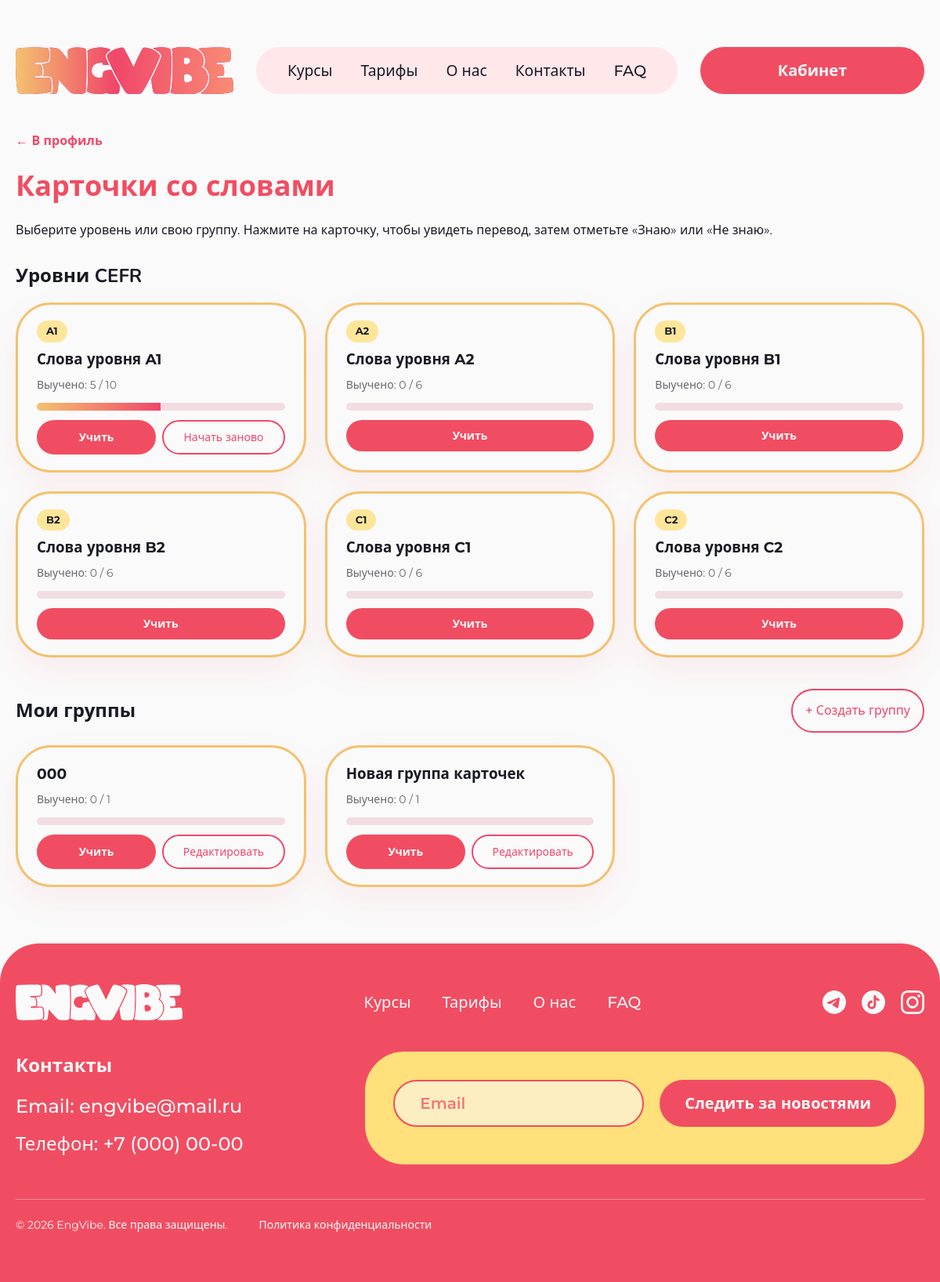
Page /games/flashcards/ (signed in) on the committed database.
### core/models.py (models this page shows, shortened)
class FlashcardGroup(models.Model):
    class Meta:
        verbose_name = 'Группа карточек'
        verbose_name_plural = 'Группы карточек'
        ordering = ['order', 'name']
        constraints = [
            models.UniqueConstraint(
                fields=['slug'],
                condition=models.Q(owner__isnull=True),
                name='unique_default_flashcard_group_slug',
            ),
            models.UniqueConstraint(
                fields=['owner', 'slug'],
                condition=models.Q(owner__isnull=False),
                name='unique_user_flashcard_group_slug',
            ),
        ]
    name = models.CharField(max_length=120, verbose_name='Название')
    slug = models.SlugField(max_length=80, verbose_name='URL-идентификатор (slug)')
    level = models.CharField(
        max_length=2,
        choices=FLASHCARD_LEVELS,
        blank=True,
        verbose_name='Уровень',
        help_text='Для стандартных групп по уровням CEFR',
    )
    owner = models.ForeignKey(
        User,
        on_delete=models.CASCADE,
        null=True,
        blank=True,
        related_name='flashcard_groups',
        verbose_name='Владелец',
        help_text='Пусто — стандартная группа сайта',
    )
    order = models.PositiveIntegerField(default=0, verbose_name='Порядок')

### core/flashcard_views.py (the view)
# urls.py: path('games/flashcards/', flashcard_views.flashcards_groups, name='flashcards_groups'),
@login_required
def flashcards_groups(request):
    return render(
        request,
        'core/flashcards_groups.html',
        {
            'default_groups': default_groups_with_progress(request.user),
            'user_groups': user_groups_with_progress(request.user),
        },
    )

### core/context_processors.py (called while the page is built)
def subscription_badge(request):
    return {}

def subscription_setup(request):
    return {
        'subscription_setup_pending': getattr(request, 'subscription_setup_pending', False),
    }

### core/flashcards_utils.py (called while the page is built)
def group_progress(user, group):
    total = group.cards.count()
    if not total:
        return {'total': 0, 'learned': 0, 'active': 0, 'percent': 0}
    learned = UserFlashcardProgress.objects.filter(
        user=user,
        flashcard__group=group,
        is_learned=True,
    ).count()
    return {
        'total': total,
        'learned': learned,
        'active': total - learned,
        'percent': int((learned / total) * 100),
    }

def default_groups_with_progress(user):
    groups = FlashcardGroup.objects.filter(owner__isnull=True).annotate(
        card_count=Count('cards'),
    )
    return [{'group': g, 'progress': group_progress(user, g)} for g in groups]

def user_groups_with_progress(user):
    groups = FlashcardGroup.objects.filter(owner=user).annotate(
        card_count=Count('cards'),
    )
    return [{'group': g, 'progress': group_progress(user, g)} for g in groups]

### core/roles.py (called while the page is built)
def is_teacher(user):
    return user.is_authenticated and user.groups.filter(name='teacher_group').exists()

def is_teacher_or_admin(user):
    return is_teacher(user) or is_admin(user)

### core/templates/core/flashcards_groups.html (shortened to what this page needs)
{% extends 'core/base.html' %}
{% block content %}
<section class="page-shell flashcards-groups-page">
    <div class="container">
        <div class="flashcards-page-toolbar">
            <a class="flashcards-page-back meta" href="{% url 'core:profile' %}">← В профиль</a>
        </div>
        <div class="page-head flashcards-page-head">
            <h1>Карточки со словами</h1>
            <p class="meta">Выберите уровень или свою группу. Нажмите на карточку, чтобы увидеть перевод, затем отметьте «Знаю» или «Не знаю».</p>
        </div>
        <h2 class="flashcards-section-title flashcards-section-title--first">Уровни CEFR</h2>
        <div class="card-grid card-grid--3 flashcards-group-grid">
            {% for row in default_groups %}
                <div class="surface-card flashcards-group-card">
                    <span class="flashcards-level-badge">{{ row.group.level }}</span>
                    <h3 style="margin: 8px 0;">{{ row.group.name }}</h3>
                    {% if row.group.card_count %}
                        <p class="meta">Выучено: {{ row.progress.learned }} / {{ row.progress.total }}</p>
                        <div class="progress-line" style="margin: 12px 0;"><span style="width: {{ row.progress.percent }}%;"></span></div>
                        <div class="flashcards-group-card__actions">
                            {% if row.progress.active %}
                                <a class="btn btn-primary btn-pill btn-compact" href="{% url 'core:flashcards_play' row.group.slug %}">Учить</a>
                            {% endif %}
                            {% if row.progress.learned %}
                                <a class="btn btn-outline-pink btn-pill btn-compact" href="{% url 'core:flashcards_play' row.group.slug %}?restart=all" data-confirm-restart>Начать заново</a>
                            {% endif %}
                        </div>
                    {% else %}
                        <p class="meta" style="margin: 0;">Карточки скоро появятся</p>
                    {% endif %}
                </div>
            {% empty %}
                <p class="meta">Стандартные группы ещё не настроены.</p>
            {% endfor %}
        </div>
        <div class="flashcards-section-head">
            <h2 class="flashcards-section-title">Мои группы</h2>
            <a class="btn btn-outline-pink btn-pill btn-compact" href="{% url 'core:flashcards_group_create' %}">+ Создать группу</a>
        </div>
        {% if user_groups %}
            <div class="card-grid card-grid--2 flashcards-group-grid">
                {% for row in user_groups %}
                    <div class="surface-card flashcards-group-card">
                        <h3 style="margin: 0 0 8px;">{{ row.group.name }}</h3>
                        {% if row.group.card_count %}
                            <p class="meta">Выучено: {{ row.progress.learned }} / {{ row.progress.total }}</p>
                            <div class="progress-line" style="margin: 12px 0;"><span style="width: {{ row.progress.percent }}%;"></span></div>
                            <div class="flashcards-group-card__actions">
                                {% if row.progress.active %}
                                    <a class="btn btn-primary btn-pill btn-compact" href="{% url 'core:flashcards_play' row.group.slug %}">Учить</a>
                                {% endif %}
                                <a class="btn btn-outline-pink btn-pill btn-compact" href="{% url 'core:flashcards_group_manage' row.group.slug %}">Редактировать</a>
                            </div>
                        {% else %}
                            <div class="flashcards-group-card__actions">
                                <a class="btn btn-outline-pink btn-pill btn-compact" href="{% url 'core:flashcards_group_manage' row.group.slug %}">Редактировать</a>
                            </div>
                        {% endif %}
                    </div>
                {% endfor %}
            </div>
        {% else %}
            <p class="meta" style="margin-top: 12px;">У вас пока нет личных групп. Создайте свою колоду слов.</p>
        {% endif %}
    </div>
</section>
{% endblock %}

### rows in the picture
FlashcardGroup: group.level "A1", group.name "Слова уровня A1", progress.learned "5", progress.total "10", {{ row.progress.percent }} 50 (drawn), shows "Начать заново"
FlashcardGroup: group.level "A2", group.name "Слова уровня A2", progress.learned "0", progress.total "6"
FlashcardGroup: group.level "B1", group.name "Слова уровня B1", progress.learned "0", progress.total "6"
FlashcardGroup: group.level "B2", group.name "Слова уровня B2", progress.learned "0", progress.total "6"
FlashcardGroup: group.level "C1", group.name "Слова уровня C1", progress.learned "0", progress.total "6"
FlashcardGroup: group.level "C2", group.name "Слова уровня C2", progress.learned "0", progress.total "6"
FlashcardGroup: group.name "000", progress.learned "0", progress.total "1"
FlashcardGroup: group.name "Новая группа карточек", progress.learned "0", progress.total "1"
